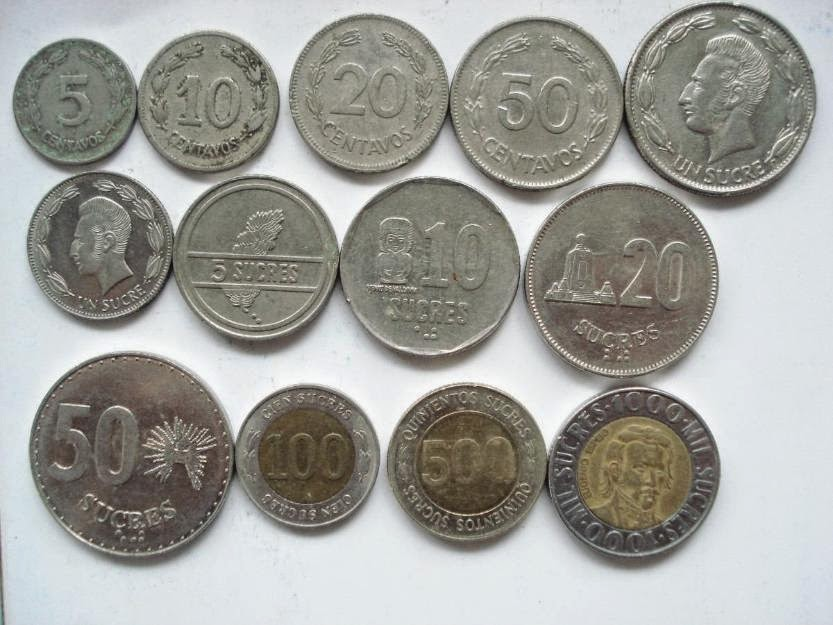
#> input picture clase3/monedas.jpg, 833 x 625 px
$ python brillo.py
#> lines starting #> are read from the running program, lines starting #| are printed output that depends on the picture
import cv2
import matplotlib.pyplot as plt
import numpy as np

img = cv2.imread("monedas.jpg")
#> img is the input picture: shape (625, 833, 3); mean B, G, R 154, 159.2, 159.1
imgmat = cv2.cvtColor(img, cv2.COLOR_BGR2RGB)

# convertimos a EDG
gray = cv2.cvtColor(img, cv2.COLOR_BGR2GRAY)
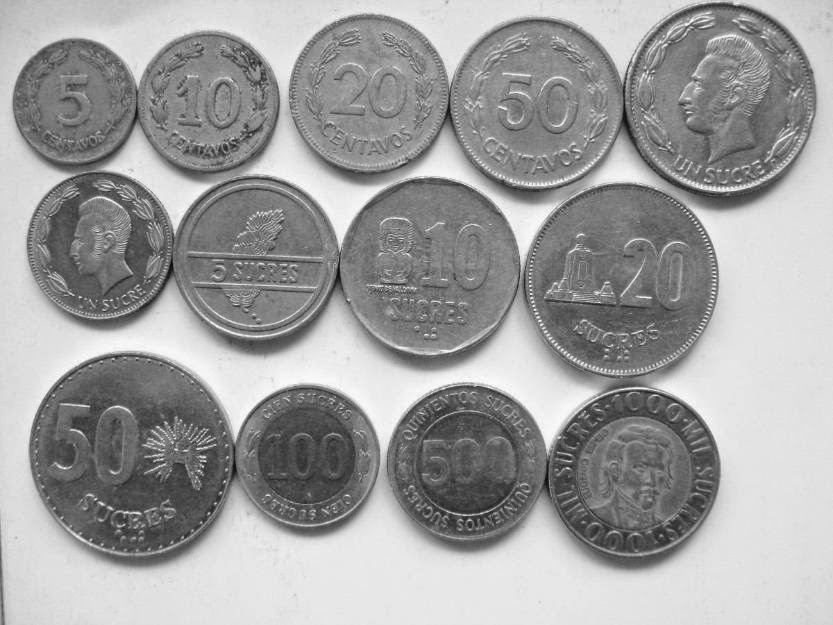
#> gray: shape (625, 833); min 12, max 255, mean 158.6

# creamos una matrix del tamaño de la IMG
matriz = np.ones(gray.shape, dtype='uint8') * 50
matrizrgb = np.ones(img.shape, dtype='uint8') * 50

#aumentamos el brillo en RGB
brillantergb = cv2.add(img, matrizrgb)
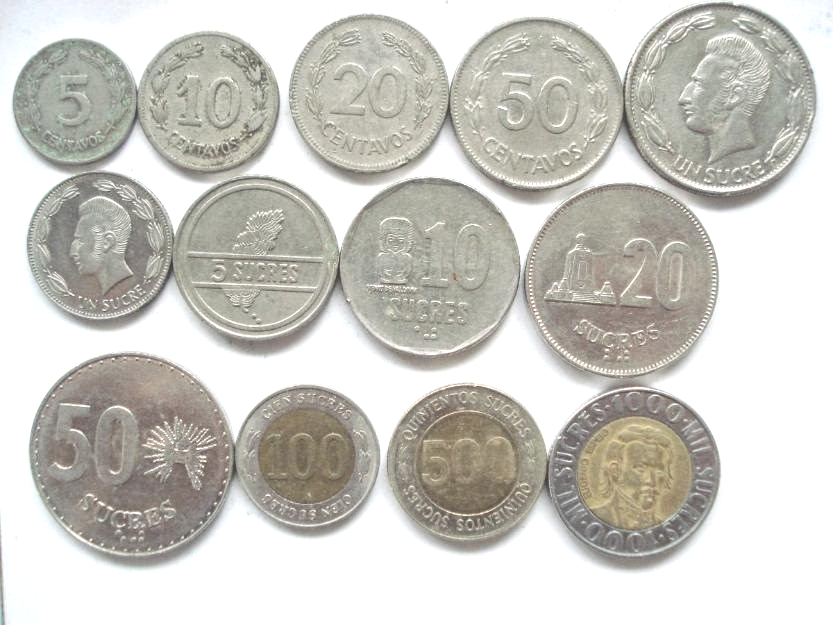
#> brillantergb: shape (625, 833, 3); mean B, G, R 195.2, 201.5, 203.1
brillantergbm = cv2.cvtColor(brillantergb, cv2.COLOR_BGR2RGB)

#disminuimos el brillo de la imagen RGB
oscurargb = cv2.subtract(img, matrizrgb)
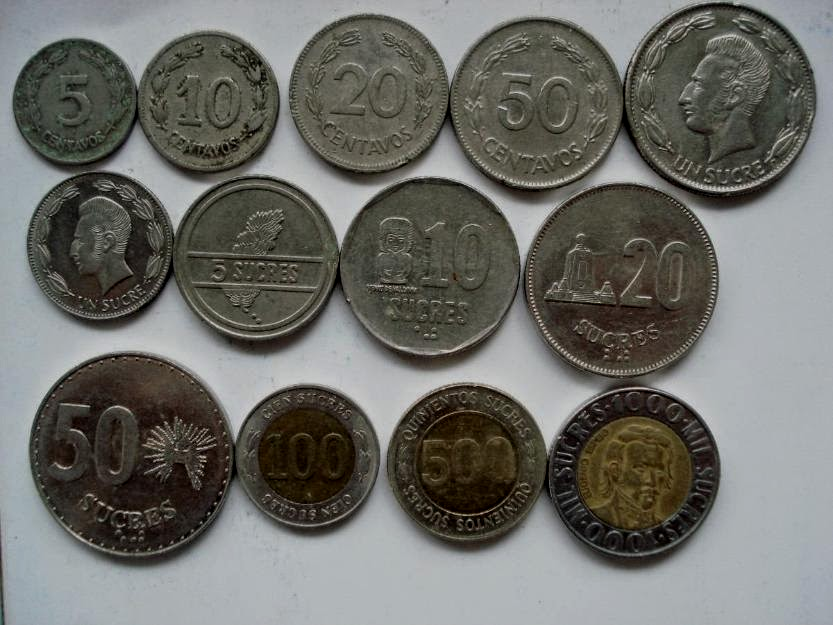
#> oscurargb: shape (625, 833, 3); mean B, G, R 104.1, 109.2, 109.1
oscurargbm =  cv2.cvtColor(oscurargb, cv2.COLOR_BGR2RGB)


#mostramos con matplotlib
fig = plt.figure()
ax1 = fig.add_subplot(2,3,1)
ax1.imshow(imgmat)
ax1.set_title("Imagen Original")

ax2 = fig.add_subplot(2,3,2)
ax2.imshow(brillantergbm)
ax2.set_title("Brillante RGB")

ax3 = fig.add_subplot(2,3,3)
ax3.imshow(oscurargbm)
ax3.set_title('Oscura RGB')

plt.show()
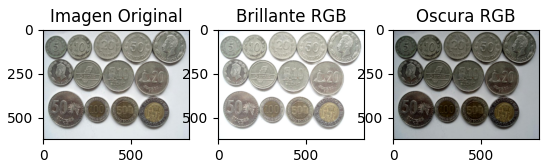
#> figure drawn by matplotlib, 3 panels
